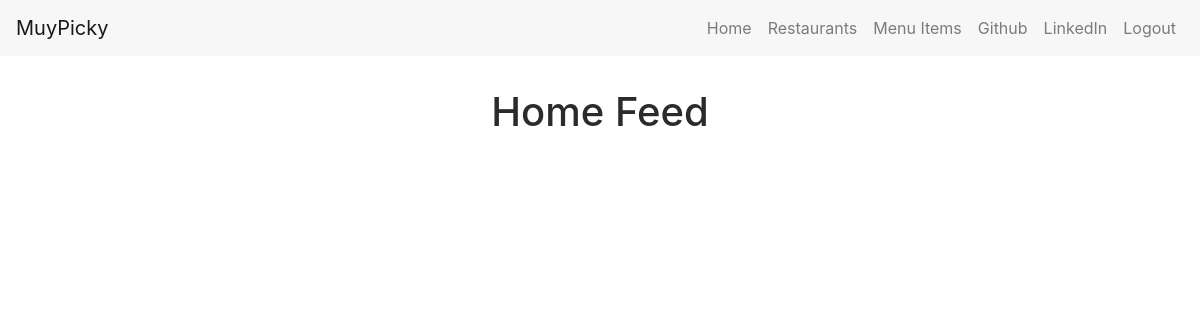
Page / (signed in) on the earlier database version.
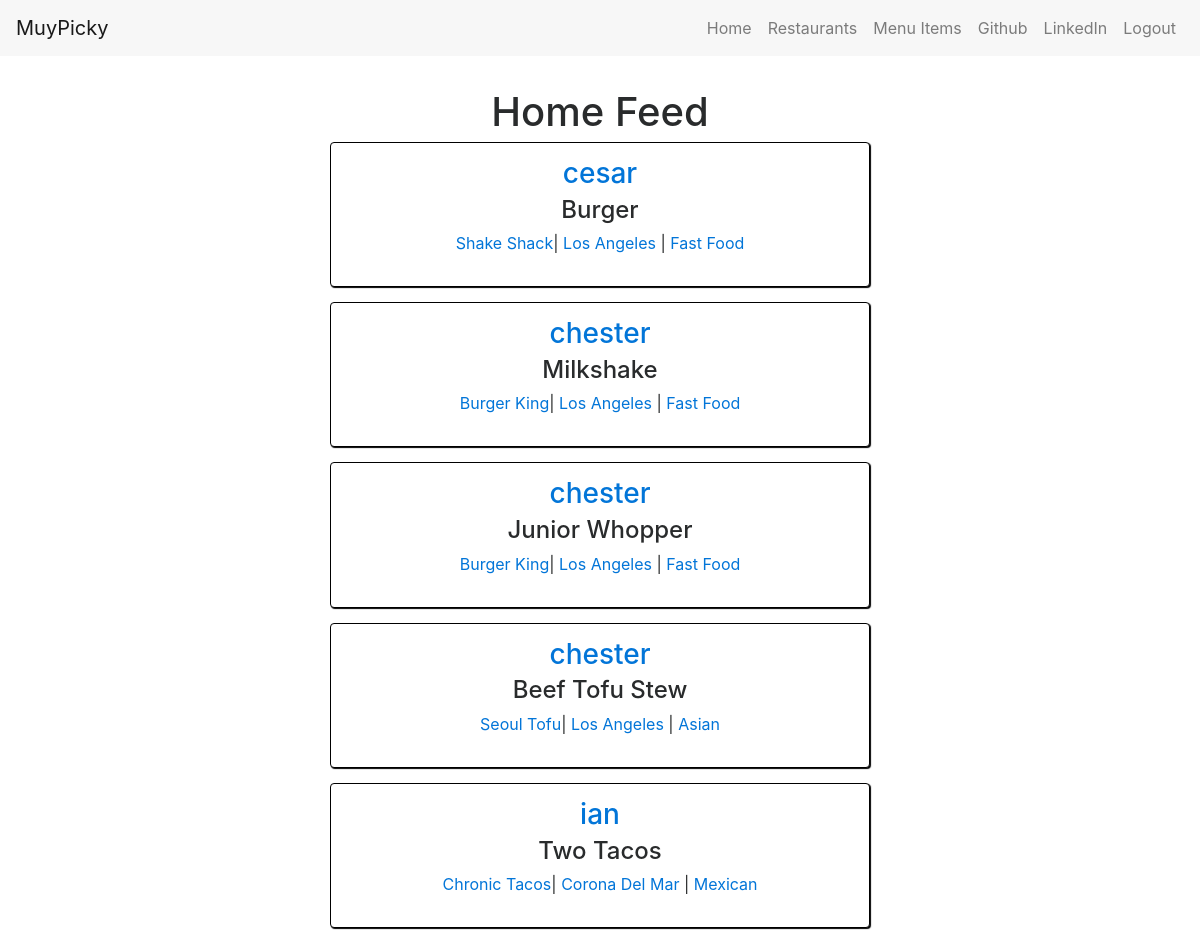
Same page on the later database version.
### menus/models.py (models this page shows, shortened)
class Item(models.Model):
    user            = models.ForeignKey(settings.AUTH_USER_MODEL)
    restaurant      = models.ForeignKey(RestaurantLocation)
    name            = models.CharField(max_length=120)
    contents        = models.TextField(help_text="separate each item by comma")
    excludes        = models.TextField(blank=True, null=True, help_text="separate each item by comma")
    public          = models.BooleanField(default=True)
    timestamp       = models.DateTimeField(auto_now_add=True)
    updated         = models.DateTimeField(auto_now=True)
    class Meta:
        ordering = ['-updated', '-timestamp']

### muyPicky/models.py (models this page shows, shortened)
class RestaurantLocation(models.Model):
    owner       = models.ForeignKey(User)
    name        = models.CharField(max_length = 100)
    location    = models.CharField(max_length=100, null=True, blank=True)
    category    = models.CharField(max_length=100, null=True, blank=True, validators=[validate_category])
    description = models.TextField(default="")
    timestamp   = models.DateTimeField(auto_now_add=True)
    updated     = models.DateTimeField(auto_now=True)
    slug        = models.SlugField(null=True, blank=True)
    objects = RestaurantLocationManager() #add Mode.objects.all
    @property
    def title(self):
        return self.name

### menus/views.py (the view)
# urls.py: url(r'^$', HomeView.as_view(), name='home'),
class HomeView(View):
    def get(self, request, *args, **kwargs):
        if not request.user.is_authenticated():
            object_list = Item.objects.filter(public=True).order_by('-timestamp')
            return render(request, "home.html", {"object_list": object_list})
        user = request.user
        is_following_user_ids = [x.user.id for x in user.is_following.all()]
        qs = Item.objects.filter(user__id__in=is_following_user_ids, public=True).order_by("-updated")[:5]
        return render(request, "menus/home_feed.html", {'object_list': qs})

### templates/menus/home_feed.html (shortened to what this page needs)
{% extends 'base.html' %}
{% block content %}
    <div class='row'>
        <div class='col-sm-6 text-center offset-sm-3'>
            <h1>Home Feed</h1>
            {% for obj in object_list %}
                <div class='card restaurant'>
                    <h3><a href='{% url "profile:detail" username=obj.user.username %}'>{{ obj.user.username }}</a></h3>
                    <h4>{{ obj.name }}</h4>
                    <p><a href='{% url "profile:detail" username=obj.user.username %}?q={{ obj.restaurant.title }}'>
                        {{ obj.restaurant.title }}</a>|
                        <a href='{% url "profile:detail" username=obj.user.username %}?q={{ obj.restaurant.location }}'>
                            {{ obj.restaurant.location }}</a> |
                        <a href='{% url "profile:detail" username=obj.user.username %}?q={{ obj.restaurant.category }}'>
                            {{ obj.restaurant.category }}</a></p>
                </div>
            {% endfor %}
        </div>
    </div>
{% endblock %}

Differences in the rows shown:
added Item: user.username "cesar", name "Burger", restaurant "Shake Shack", restaurant.location "Los Angeles", restaurant.category "Fast Food"
added Item: user.username "chester", name "Milkshake", restaurant "Burger King", restaurant.location "Los Angeles", restaurant.category "Fast Food"
added Item: user.username "chester", name "Junior Whopper", restaurant "Burger King", restaurant.location "Los Angeles", restaurant.category "Fast Food"
added Item: user.username "chester", name "Beef Tofu Stew", restaurant "Seoul Tofu", restaurant.location "Los Angeles", restaurant.category "Asian"
now on this page (row unchanged): Item: user.username "ian", name "Two Tacos", restaurant "Chronic Tacos", restaurant.location "Corona Del Mar", restaurant.category "Mexican"
